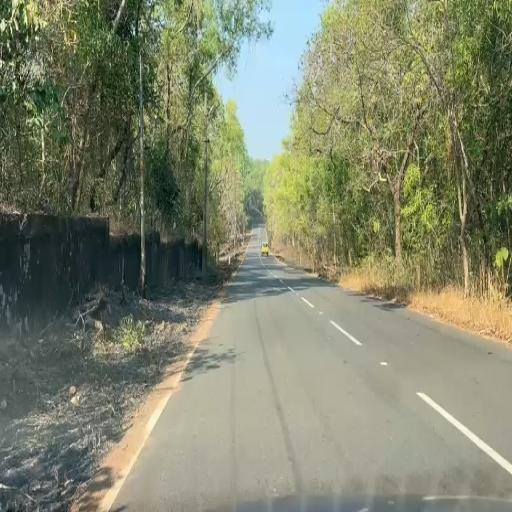
#> input picture Shadows/train/images/WhatsApp-Video-2026-02-21-at-12_17_17-PM_mp4-0000_jpg.rf.3a6df35b0491ceddef1b10316cf81ac6.jpg, 512 x 512 px
$ python -i live_detect.py   (imports and definitions only)   (older library calls are emulated)
#> lines starting #> are read from the running program, lines starting #| are printed output that depends on the picture; after the words box and inside, x2 and y2 are one past the last pixel; in counts of white or black regions, pixels touching at a corner belong together
#> further down, picture is the input picture: shape (512, 512, 3); mean B, G, R 107.6, 132.1, 127.4
"""
Road Pothole Detection & Smart Lane Deviation Analysis
======================================================
Final Year Project - Combined Detection System

Features:
1. YOLO-based pothole detection with false positive filtering
2. Lane detection with perspective transform
3. Lane departure warning system
4. Audio/visual alerts for hazards
"""

import cv2
import numpy as np
import time
import winsound
import os
from ultralytics import YOLO


VIDEO_PATH = os.path.join(os.path.dirname(os.path.abspath(__file__)), "test_videos", "video1.mp4")
MODEL_PATH = os.path.join(os.path.dirname(os.path.abspath(__file__)), "runs", "detect", "yolo11_pothole_MWPD_finetuned", "weights", "best.pt")


# Detection Settings
CONF_THRESHOLD = 0.20
IMG_SIZE = 640
ROAD_AREA_TOP_RATIO = 0.32
MIN_BOX_AREA_FAR = 50
MAX_BOX_AREA_FAR = 8000
MIN_BOX_AREA_NEAR = 200
MAX_BOX_AREA_NEAR = 120000

# Road surface segmentation parameters
ROAD_SATURATION_MAX = 80
ROAD_VALUE_MIN = 35
ROAD_VALUE_MAX = 220
ROAD_OVERLAP_THRESHOLD = 0.10
EDGE_DENSITY_MAX = 0.30
SHADOW_TEXTURE_THRESHOLD = 35
MIN_EDGE_DENSITY = 0.012
MIN_PIXEL_SD = 10.0
LVR_THRESHOLD = 1.15
SVR_LIMIT = 0.7


LANE_WIDTH_M = 3.7
OFFSET_LIMIT = 0.7
WARNING_FRAMES = 25
LANE_SMOOTHING = 0.90
MIN_LANE_POINTS = 150           # Daytime minimum
NIGHT_MIN_LANE_POINTS = 40       # Extreme Mode: 40 (was 60)
STALE_FRAME_LIMIT = 30
MIN_BRIGHTNESS = 40
MIN_CONSECUTIVE_FRAMES = 3      # Daytime
NIGHT_MIN_CONSECUTIVE_FRAMES = 2 # Extreme Mode: 2 for flickering night lanes

# Aggressive Adaptive Thresholds for Night
NIGHT_WHITE_THRESHOLD = 110
NIGHT_YELLOW_S_THRESHOLD = 40
SOBEL_THRESHOLD = (20, 100)


POTHOLE_BEEP_FREQ = 1800
POTHOLE_BEEP_DUR = 150
LANE_BEEP_FREQ = 1200
LANE_BEEP_DUR = 200
BEEP_COOLDOWN = 1.0


# [1 line not run here, left out]
# [1 line that did not run here, left out]
# [1 line not run here, left out]

# ==================== LANE DETECTION FUNCTIONS ====================

def enhance_low_light(img, low_light=False):
    """Enhance image for better lane detection in low light."""
#> called with low_light = False
    # Aggressive Gamma Correction for extreme darkness
    if low_light:
        gamma = 0.5  # Boost dark areas
        invGamma = 1.0 / gamma
        table = np.array([((i / 255.0) ** invGamma) * 255 for i in np.arange(0, 256)]).astype("uint8")
        img = cv2.LUT(img, table)

    lab = cv2.cvtColor(img, cv2.COLOR_BGR2LAB)
#> lab: shape (512, 512, 3); mean of channels 0, 1, 2 136.6, 122.1, 140.6
    l, a, b = cv2.split(lab)
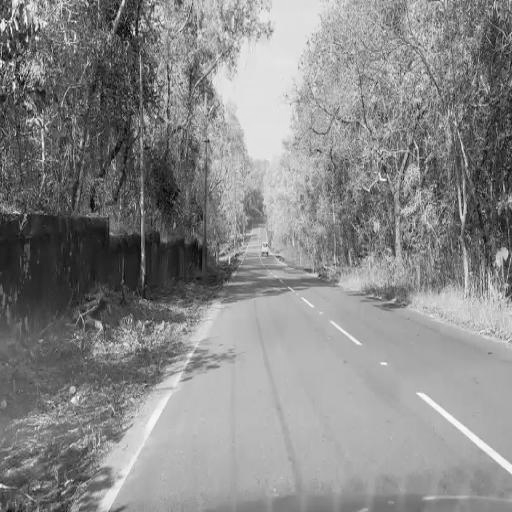
#> l: shape (512, 512); min 1, max 254, mean 136.6
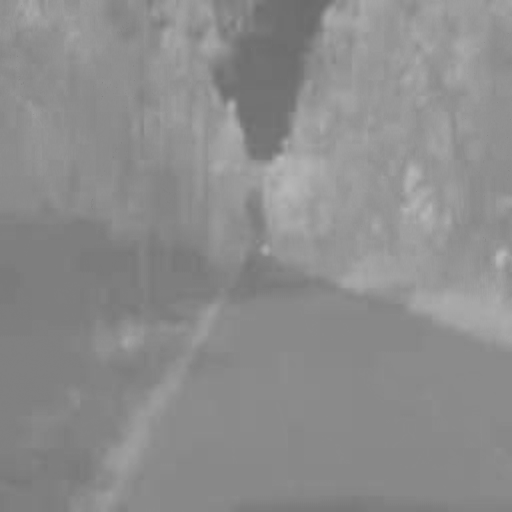
#> b: shape (512, 512); min 107, max 183, mean 140.6

    # Higher contrast adjustment at night
    clahe = cv2.createCLAHE(clipLimit=4.0 if low_light else 3.0, tileGridSize=(8, 8))
    l_enhanced = clahe.apply(l)

    lab_enhanced = cv2.merge([l_enhanced, a, b])
#> lab_enhanced: shape (512, 512, 3); mean of channels 0, 1, 2 138.3, 122.1, 140.6
    enhanced = cv2.cvtColor(lab_enhanced, cv2.COLOR_LAB2BGR)

    return enhanced


# [35 lines left out: functions is_low_light, perspective_transform, not called in this run]


def lane_binary(img, low_light=False):
    """Create binary image highlighting lane lines - adaptive for headlight conditions."""
    img = enhance_low_light(img, low_light=low_light)
    hls = cv2.cvtColor(img, cv2.COLOR_BGR2HLS)
#> hls: shape (512, 512, 3); mean of channels 0, 1, 2 43.7, 122.2, 70.9
    l_channel = hls[:, :, 1]
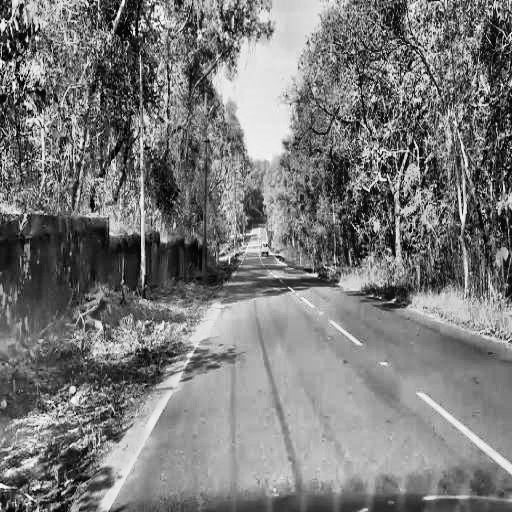
#> l_channel: shape (512, 512); min 1, max 252, mean 122.2

    # 1. Thresholding
    if low_light:
        # HEADLIGHT MODE: Dynamic Luminosity Thresholding
        # Identifying the brightest 5% of pixels in the beam area
        brightness_cutoff = np.percentile(l_channel, 95)
        # Prevent picking up mid-grays in pure dark scenes
        brightness_cutoff = max(brightness_cutoff, 110)
        white = cv2.threshold(l_channel, brightness_cutoff, 255, cv2.THRESH_BINARY)[1]

        # Color backup
        yellow = cv2.inRange(hls, (15, 30, NIGHT_YELLOW_S_THRESHOLD), (40, 255, 255))
        color_binary = white | yellow
    else:
        white = cv2.inRange(hls, (0, 180, 0), (255, 255, 255))
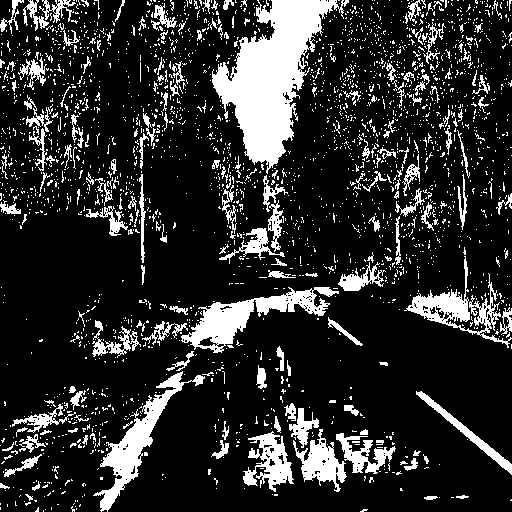
#> white: shape (512, 512); 17.7% white; 2661 white regions (2462 under 20 px), largest, box (x1, y1, x2, y2) and area: (212, 0, 349, 174) 10021, (181, 287, 339, 353) 3235, (93, 371, 205, 512) 2974
        yellow = cv2.inRange(hls, (15, 40, 80), (35, 255, 255))
#> yellow: shape (512, 512); 12.3% white; 1908 white regions (1793 under 20 px), largest, box (x1, y1, x2, y2) and area: (313, 159, 512, 350) 8930, (265, 107, 324, 252) 3491, (99, 371, 183, 512) 2779
        color_binary = white | yellow
#> color_binary: shape (512, 512); 23.9% white; 3022 white regions (2816 under 20 px), largest, box (x1, y1, x2, y2) and area: (212, 0, 356, 252) 13904, (313, 154, 512, 350) 8963, (181, 287, 339, 353) 3261

    # 2. Sobel Edge Detection
    sobelx = cv2.Sobel(l_channel, cv2.CV_64F, 1, 0)
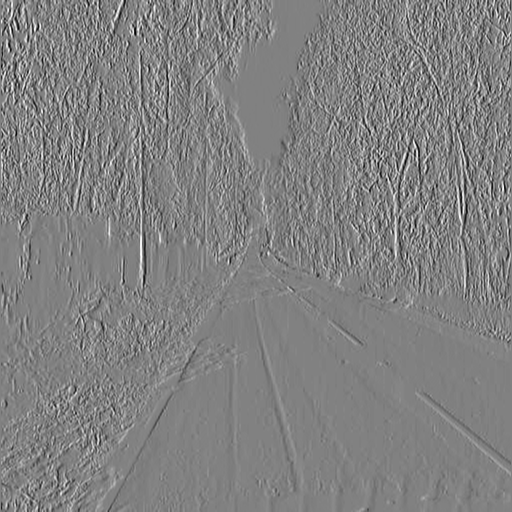
#> sobelx: shape (512, 512) float64; min -947, max 921, mean 0; drawn with min black and max white
    abs_sobelx = np.absolute(sobelx)
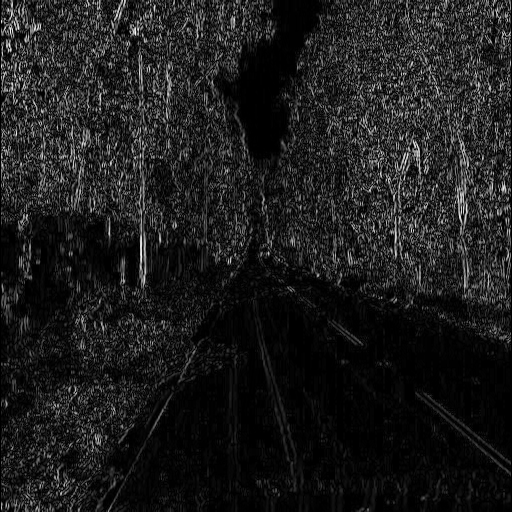
#> abs_sobelx: shape (512, 512) float64; min 0, max 947, mean 107.8; drawn with min black and max white
    max_sobel = np.max(abs_sobelx)
#> max_sobel = 947
    scaled_sobel = np.uint8(255 * abs_sobelx / max_sobel) if max_sobel > 0 else abs_sobelx
    sobel_binary = np.zeros_like(scaled_sobel)
    sobel_binary[(scaled_sobel >= SOBEL_THRESHOLD[0]) & (scaled_sobel <= SOBEL_THRESHOLD[1])] = 255

    # Combine sources
    binary = cv2.bitwise_or(color_binary, sobel_binary) if low_light else color_binary
    binary = cv2.dilate(binary, np.ones((3, 3), np.uint8), iterations=1)
#> binary: shape (512, 512); 46% white; 374 white regions (219 under 20 px), largest, box (x1, y1, x2, y2) and area: (69, 0, 512, 512) 77847, (77, 0, 230, 286) 9099, (283, 402, 403, 493) 4629
    binary = cv2.morphologyEx(binary, cv2.MORPH_CLOSE, np.ones((5, 5), np.uint8))
#> binary: shape (512, 512); 52.3% white; 105 black regions (1 under 20 px), largest, box (x1, y1, x2, y2) and area: (111, 292, 512, 512) 53600, (0, 119, 331, 446) 39852, (78, 0, 159, 176) 6944

    h, w = binary.shape
#> h = 512; w = 512
    mask = np.zeros_like(binary)
    # Tighter mask to exclude roadside noise in warped view
    pts = np.array([[
        [int(w * 0.12), h],
        [int(w * 0.88), h],
        [int(w * 0.65), int(h * 0.45)],
        [int(w * 0.35), int(h * 0.45)]
    ]], np.int32)
    cv2.fillPoly(mask, pts, 255)
#> mask: shape (512, 512); 29.3% white; 1 white region, box (x1, y1, x2, y2) and area: (61, 230, 451, 512) 76704
    binary = cv2.bitwise_and(binary, mask)
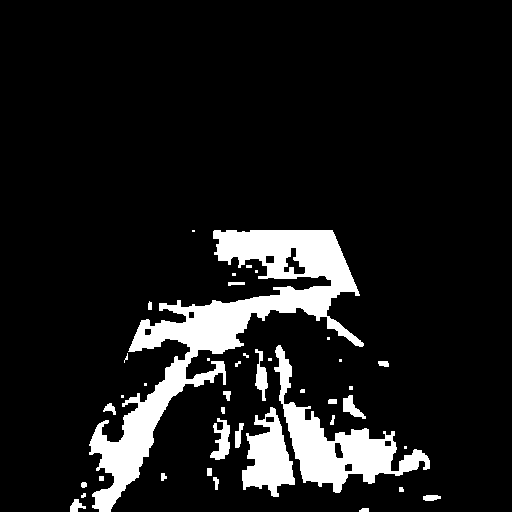
#> binary: shape (512, 512); 10.8% white; 41 white regions (16 under 20 px), largest, box (x1, y1, x2, y2) and area: (89, 230, 364, 512) 17231, (274, 345, 430, 493) 6167, (242, 407, 295, 497) 2641

    return binary


# [632 lines left out: functions sliding_window, validate_lane_fits, smooth_fit, draw_lane_overlay, calculate_offset, detect_road_mask and 4 more, not called in this run]


# [2 lines not run here, left out]

>>> import cv2
>>> picture = cv2.imread('Shadows/train/images/WhatsApp-Video-2026-02-21-at-12_17_17-PM_mp4-0000_jpg.rf.3a6df35b0491ceddef1b10316cf81ac6.jpg')
>>> result = lane_binary(picture)

$ run again, on Shadows/train/images/WhatsApp-Video-2026-02-21-at-12_17_17-PM_mp4-0001_jpg.rf.2d83bf6adcde744ae3a5900df1d23397.jpg
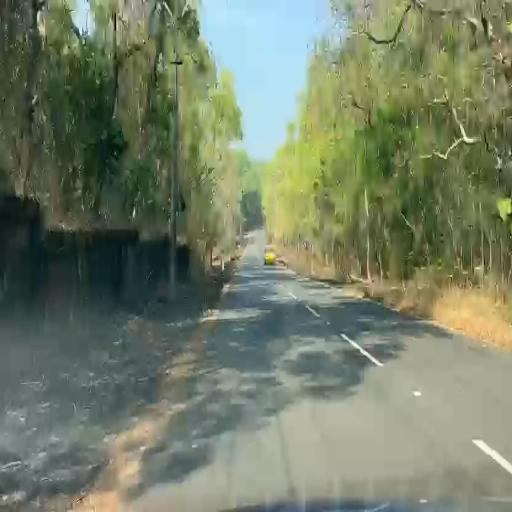
#> input picture Shadows/train/images/WhatsApp-Video-2026-02-21-at-12_17_17-PM_mp4-0001_jpg.rf.2d83bf6adcde744ae3a5900df1d23397.jpg, 512 x 512 px
#> picture is the input picture: shape (512, 512, 3); mean B, G, R 103.9, 127.3, 116.6
#> lab: shape (512, 512, 3); mean of channels 0, 1, 2 130.9, 120, 139.4
#> lab_enhanced: shape (512, 512, 3); mean of channels 0, 1, 2 134.9, 120, 139.4
#> hls: shape (512, 512, 3); mean of channels 0, 1, 2 52.7, 118.4, 67.4
#> white: shape (512, 512); 17.6% white; 607 white regions (495 under 20 px), largest, box (x1, y1, x2, y2) and area: (182, 0, 351, 164) 14201, (279, 396, 415, 491) 7927, (67, 451, 228, 512) 2725
#> yellow: shape (512, 512); 8.5% white; 779 white regions (680 under 20 px), largest, box (x1, y1, x2, y2) and area: (264, 105, 350, 263) 5472, (428, 262, 512, 350) 4349, (346, 240, 417, 313) 1040
#> color_binary: shape (512, 512); 22.8% white; 1090 white regions (937 under 20 px), largest, box (x1, y1, x2, y2) and area: (182, 0, 351, 164) 14202, (279, 396, 415, 491) 7927, (235, 105, 350, 268) 6153
#> in lane_binary, `abs_sobelx = np.absolute(sobelx)`:
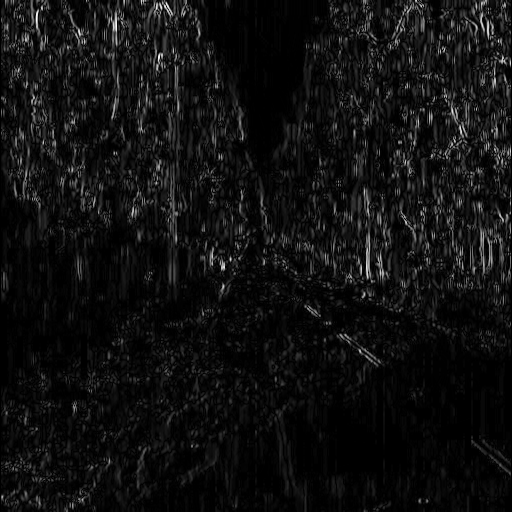
#> abs_sobelx: shape (512, 512) float64; min 0, max 915, mean 58.8; drawn with min black and max white
#> max_sobel = 915
#> mask: shape (512, 512); 29.3% white; 1 white region, box (x1, y1, x2, y2) and area: (61, 230, 451, 512) 76704
#> in lane_binary, `binary = cv2.bitwise_and(binary, mask)`:
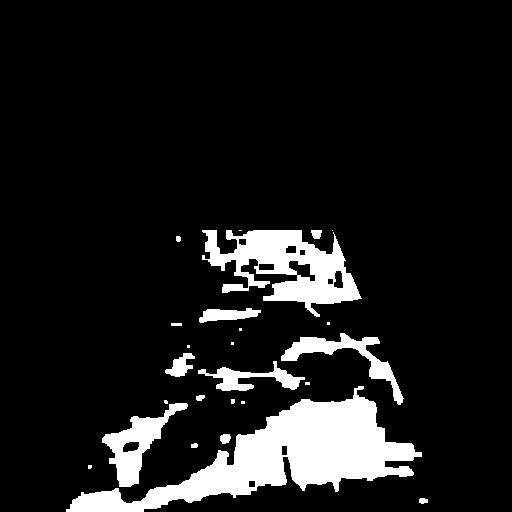
#> binary: shape (512, 512); 10.9% white; 25 white regions (11 under 20 px), largest, box (x1, y1, x2, y2) and area: (66, 386, 422, 512) 15220, (202, 230, 362, 317) 6556, (102, 403, 188, 487) 2375

$ run again, on Shadows/train/images/WhatsApp-Video-2026-02-21-at-12_17_17-PM_mp4-0005_jpg.rf.1c580e363bc4164dbce8cef0d7f9f5da.jpg
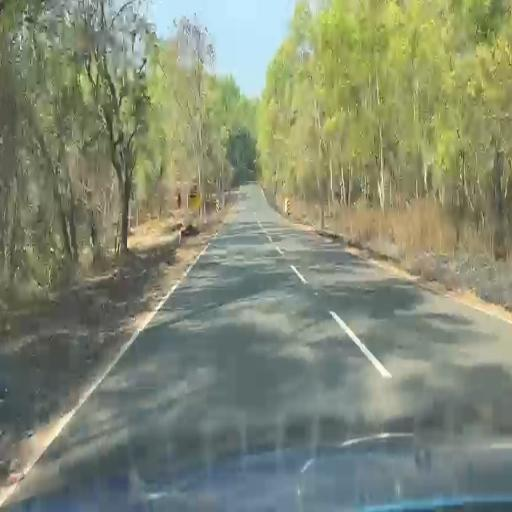
#> input picture Shadows/train/images/WhatsApp-Video-2026-02-21-at-12_17_17-PM_mp4-0005_jpg.rf.1c580e363bc4164dbce8cef0d7f9f5da.jpg, 512 x 512 px
#> picture is the input picture: shape (512, 512, 3); mean B, G, R 116.5, 138.2, 130.8
#> lab: shape (512, 512, 3); mean of channels 0, 1, 2 143.4, 121.9, 138.6
#> lab_enhanced: shape (512, 512, 3); mean of channels 0, 1, 2 132.4, 121.9, 138.6
#> hls: shape (512, 512, 3); mean of channels 0, 1, 2 53.6, 116.1, 60.9
#> white: shape (512, 512); 14.6% white; 747 white regions (604 under 20 px), largest, box (x1, y1, x2, y2) and area: (127, 0, 303, 105) 8385, (0, 236, 310, 507) 4176, (304, 311, 430, 419) 2977
#> yellow: shape (512, 512); 14.2% white; 729 white regions (638 under 20 px), largest, box (x1, y1, x2, y2) and area: (306, 0, 512, 195) 18226, (257, 65, 314, 197) 2650, (365, 103, 420, 255) 2032
#> color_binary: shape (512, 512); 24.7% white; 976 white regions (815 under 20 px), largest, box (x1, y1, x2, y2) and area: (306, 0, 512, 195) 18229, (127, 0, 303, 105) 8573, (0, 236, 310, 507) 4189
#> in lane_binary, `abs_sobelx = np.absolute(sobelx)`:
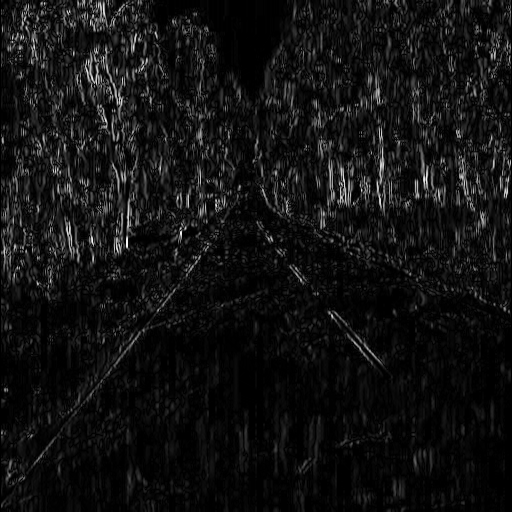
#> abs_sobelx: shape (512, 512) float64; min 0, max 907, mean 64.5; drawn with min black and max white
#> max_sobel = 907
#> mask: shape (512, 512); 29.3% white; 1 white region, box (x1, y1, x2, y2) and area: (61, 230, 451, 512) 76704
#> in lane_binary, `binary = cv2.bitwise_and(binary, mask)`:
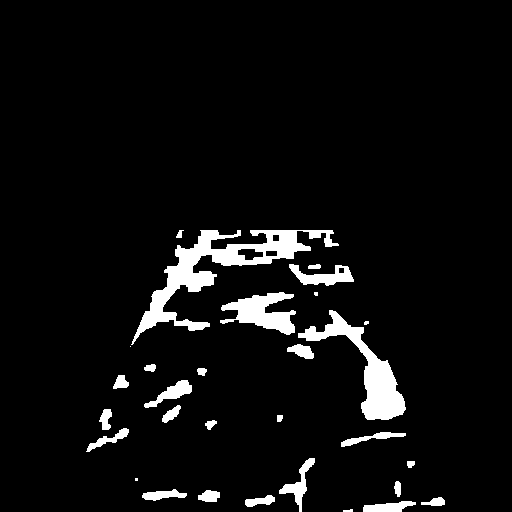
#> binary: shape (512, 512); 5.6% white; 30 white regions (4 under 20 px), largest, box (x1, y1, x2, y2) and area: (131, 230, 339, 345) 5054, (298, 310, 406, 420) 3040, (220, 292, 296, 335) 1686

$ run again, on Shadows/train/images/WhatsApp-Video-2026-02-21-at-12_17_17-PM_mp4-0006_jpg.rf.048b754bc13e63daf1691d5ee52ab796.jpg
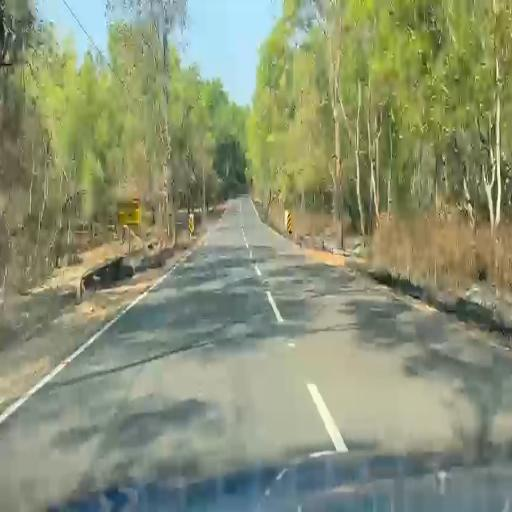
#> input picture Shadows/train/images/WhatsApp-Video-2026-02-21-at-12_17_17-PM_mp4-0006_jpg.rf.048b754bc13e63daf1691d5ee52ab796.jpg, 512 x 512 px
#> picture is the input picture: shape (512, 512, 3); mean B, G, R 116.5, 145.8, 138.3
#> lab: shape (512, 512, 3); mean of channels 0, 1, 2 150.6, 120.7, 142.6
#> lab_enhanced: shape (512, 512, 3); mean of channels 0, 1, 2 140.9, 120.7, 142.6
#> hls: shape (512, 512, 3); mean of channels 0, 1, 2 46, 122.3, 76.5
#> white: shape (512, 512); 19.4% white; 661 white regions (528 under 20 px), largest, box (x1, y1, x2, y2) and area: (102, 332, 460, 452) 14673, (168, 0, 284, 115) 7736, (32, 0, 114, 73) 3257
#> yellow: shape (512, 512); 17.5% white; 908 white regions (810 under 20 px), largest, box (x1, y1, x2, y2) and area: (248, 0, 512, 274) 20704, (32, 136, 170, 294) 3431, (20, 56, 89, 182) 3317
#> color_binary: shape (512, 512); 31.5% white; 1033 white regions (898 under 20 px), largest, box (x1, y1, x2, y2) and area: (168, 0, 512, 274) 28559, (102, 332, 460, 452) 14673, (20, 0, 114, 182) 6585
#> max_sobel = 917
#> mask: shape (512, 512); 29.3% white; 1 white region, box (x1, y1, x2, y2) and area: (61, 230, 451, 512) 76704
#> in lane_binary, `binary = cv2.bitwise_and(binary, mask)`:
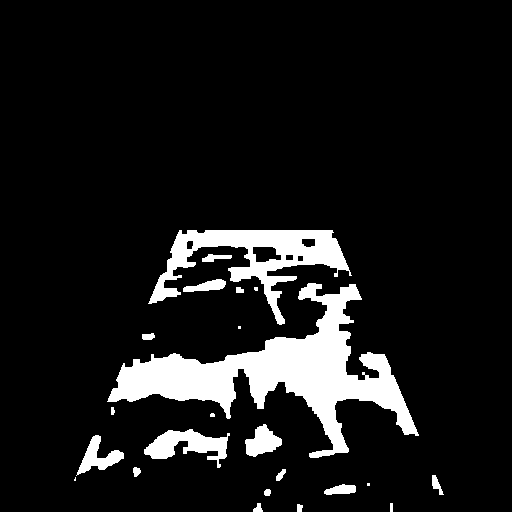
#> binary: shape (512, 512); 10.1% white; 23 white regions (5 under 20 px), largest, box (x1, y1, x2, y2) and area: (107, 283, 419, 458) 15864, (148, 230, 352, 325) 6183, (144, 429, 230, 468) 1574
